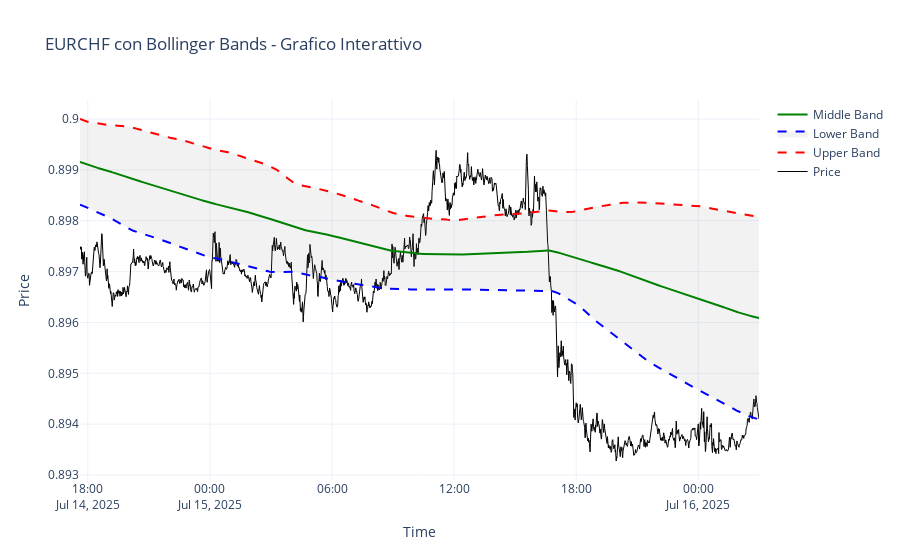

Source (notebook cell):
### Markdown cell above
## 7. Grafici interattivi (Plotly)

### Code cell
# Grafico interattivo dei prezzi con Bollinger Bands
visualization.plot_interactive_price_bands(
    subset_data, 
    title="EURCHF con Bollinger Bands - Grafico Interattivo"
)

### Figure 1 — Plotly figure (JSON) as saved in the notebook; plotly's stock layout.template omitted (floating-point values rounded to 4 significant figures; data arrays with more than 128 entries replaced by an {"elided": "..."} marker saying what was removed)
{"data": [{"line": {"color": "black", "width": 1}, "mode": "lines", "name": "Price", "type": "scatter", "x": {"elided": "2000 str values"}, "y": {"elided": "2000 float values"}}, {"line": {"color": "red", "dash": "dash"}, "mode": "lines", "name": "Upper Band", "type": "scatter", "x": {"elided": "2000 str values"}, "y": {"elided": "2000 float values"}}, {"fill": "tonexty", "fillcolor": "rgba(128, 128, 128, 0.1)", "line": {"color": "blue", "dash": "dash"}, "mode": "lines", "name": "Lower Band", "type": "scatter", "x": {"elided": "2000 str values"}, "y": {"elided": "2000 float values"}}, {"line": {"color": "green"}, "mode": "lines", "name": "Middle Band", "type": "scatter", "x": {"elided": "2000 str values"}, "y": {"elided": "2000 float values"}}], "layout": {"hovermode": "x unified", "title": {"text": "EURCHF con Bollinger Bands - Grafico Interattivo"}, "xaxis": {"title": {"text": "Time"}}, "yaxis": {"title": {"text": "Price"}}}}
